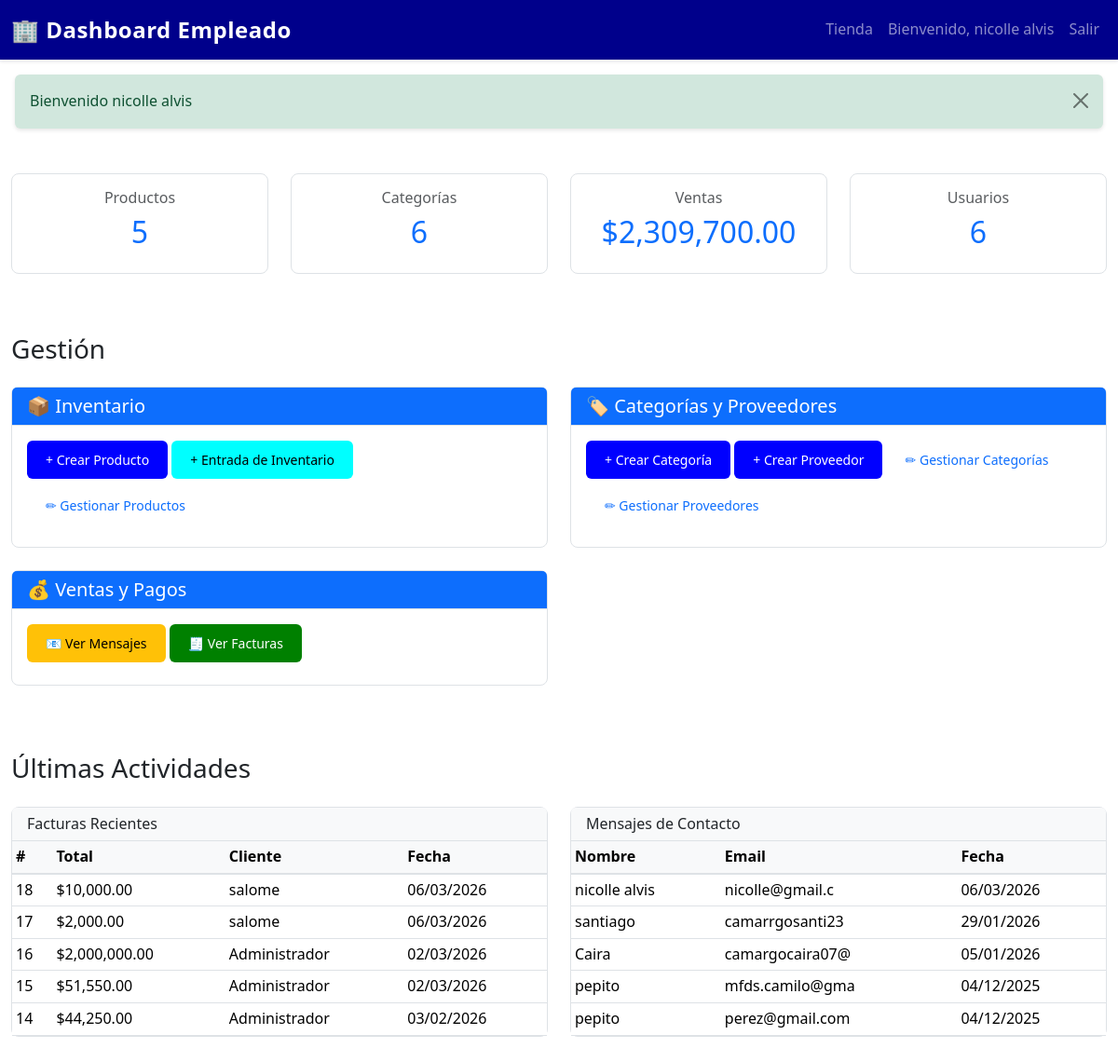
The app's page /FRONTEND/index.php?route=empleado/dashboard (signed in) with its own data.
### tables this page shows
CREATE TABLE `factura` (
  `idFACTURA` int(11) NOT NULL,
  `fechaFACTURA` date DEFAULT NULL,
  `idUSUARIO` int(11) DEFAULT NULL,
  `totalFACTURA` int(11) DEFAULT NULL
);

CREATE TABLE `usuario` (
  `idUSUARIO` int(11) NOT NULL,
  `numdocUSUARIO` int(11) DEFAULT NULL,
  `tipodocumenUSUARIO` varchar(20) DEFAULT NULL,
  `nomUSUARIO` varchar(30) DEFAULT NULL,
  `direcUSUARIO` varchar(120) DEFAULT NULL,
  `telUSUARIO` int(11) DEFAULT NULL,
  `emailUSUARIO` varchar(40) DEFAULT NULL,
  `pass` varchar(255) DEFAULT NULL,
  `rolUSUARIO` enum('admin','usuario','empleado') DEFAULT 'usuario',
  `cargoUSUARIO` varchar(20) DEFAULT NULL,
  `reset_token` varchar(255) DEFAULT NULL COMMENT 'Token para recuperaci?n de contrase?a',
  `reset_token_expira` datetime DEFAULT NULL COMMENT 'Fecha de expiraci?n del token',
  `fecha_creacion` timestamp NOT NULL DEFAULT current_timestamp() COMMENT 'Fecha de creaci?n del usuario',
  `fecha_actualizacion` timestamp NOT NULL DEFAULT current_timestamp() ON UPDATE current_timestamp() COMMENT 'Fecha ?ltima actualizaci?n'
);

CREATE TABLE `mensajes_contacto` (
  `id_mensaje` int(11) NOT NULL,
  `nombre` varchar(100) NOT NULL,
  `correo` varchar(100) NOT NULL,
  `telefono` varchar(20) DEFAULT NULL,
  `mensaje` text NOT NULL,
  `fecha_envio` timestamp NOT NULL DEFAULT current_timestamp()
);

### FRONTEND/models/ProductoModel.php (called while the page is built, shortened)
<?php
class ProductoModel {
    private $db;
    public function __construct($database) {
        $this->db = $database;
    }
    public function obtenerTodos() {
        $query = "SELECT p.*, c.nomCATEGORIA, pr.nomPROVEEDOR
                  FROM producto p
                  LEFT JOIN categoria c ON p.idCATEGORIA = c.idCATEGORIA
                  LEFT JOIN proveedor pr ON p.idPROVEEDOR = pr.idPROVEEDOR
                  ORDER BY p.idPRODUCTO DESC";
        $stmt = $this->db->prepare($query);
        $stmt->execute();
        return $stmt->fetchAll(PDO::FETCH_ASSOC);
    }
}

### FRONTEND/models/CategoriaModel.php (called while the page is built, shortened)
<?php
class CategoriaModel {
    private $db;
    public function __construct($database) {
        $this->db = $database;
    }
    public function contar() {
        $query = "SELECT COUNT(*) as total FROM categoria";
        $stmt = $this->db->prepare($query);
        $stmt->execute();
        $result = $stmt->fetch(PDO::FETCH_ASSOC);
        return $result['total'];
    }
}

### FRONTEND/models/FacturaModel.php (called while the page is built, shortened)
<?php
class FacturaModel {
    private $db;
    public function __construct($database) {
        $this->db = $database;
    }
    public function obtenerTodas() {
        $query = "SELECT f.*, u.nomUSUARIO, u.emailUSUARIO
                  FROM factura f
                  JOIN usuario u ON f.idUSUARIO = u.idUSUARIO
                  ORDER BY f.fechaFACTURA DESC";
        $stmt = $this->db->prepare($query);
        $stmt->execute();
        return $stmt->fetchAll(PDO::FETCH_ASSOC);
    }
    public function obtenerTotal() {
        $query = "SELECT SUM(totalFACTURA) as total FROM factura";
        $stmt = $this->db->prepare($query);
        $stmt->execute();
        $result = $stmt->fetch(PDO::FETCH_ASSOC);
        return $result['total'] ?? 0;
    }
}

### FRONTEND/models/UsuarioModel.php (called while the page is built, shortened)
<?php
class UsuarioModel {
    private $db;
    public function __construct($database) {
        $this->db = $database;
    }
    public function contar() {
        return $this->db->query("SELECT COUNT(*) FROM usuario")->fetchColumn();
    }
}

### FRONTEND/models/MensajeModel.php (called while the page is built, shortened)
<?php
class MensajeModel {
    private $db;
    public function __construct($database) {
        $this->db = $database;
    }
public function obtenerRecientes($limit = 5) {
    $limit = (int)$limit;
    $query = "SELECT * FROM mensajes_contacto
              ORDER BY fecha_envio DESC
              LIMIT $limit";
    $stmt = $this->db->prepare($query);
    $stmt->execute();
    return $stmt->fetchAll(PDO::FETCH_ASSOC);
    }
}

### FRONTEND/views/empleado/dashboard_empleado.php (the view, shortened to what this page needs)
<?php
require_once 'models/ProductoModel.php';
require_once 'models/CategoriaModel.php';
require_once 'models/UsuarioModel.php';
require_once 'models/FacturaModel.php';
require_once 'models/MensajeModel.php';
$db = new Database();
$conn = $db->connect();
$productoModel = new ProductoModel($conn);
$categoriaModel = new CategoriaModel($conn);
$usuarioModel = new UsuarioModel($conn);
$facturaModel = new FacturaModel($conn);
$mensajeModel = new MensajeModel($conn);
?>
<!DOCTYPE html>
<html lang="es">
<head>
    <link href="https://cdn.jsdelivr.net/npm/bootstrap@5.3.0/dist/css/bootstrap.min.css" rel="stylesheet">
    <link rel="stylesheet" href="assets/css/styles.css">
</head>
<body>
    <nav class="navbar navbar-expand-lg navbar-dark bg-dark-blue">
        <div class="container-fluid">
            <a class="navbar-brand fw-bold" href="index.php?route=empleado/dashboard">🏢 Dashboard Empleado</a>
            <div class="collapse navbar-collapse" id="navbarNav">
                <ul class="navbar-nav ms-auto">
                    <li class="nav-item">
                        <a class="nav-link" href="index.php?route=index">Tienda</a>
                    </li>
                    <li class="nav-item">
                        <span class="nav-link">Bienvenido, <?= $_SESSION['usuario_nombre'] ?></span>
                    </li>
                    <li class="nav-item">
                        <a class="nav-link" href="index.php?route=logout">Salir</a>
                    </li>
                </ul>
            </div>
        </div>
    </nav>
    <?php if (isset($_SESSION['success'])): ?>
        <div class="alert alert-success alert-dismissible fade show m-3" role="alert">
            <?= $_SESSION['success'] ?>
            <button type="button" class="btn-close" data-bs-dismiss="alert"></button>
        </div>
    <?php endif; ?>
    <div class="container-fluid my-5">
        <div class="row mb-5">
            <div class="col-md-3 mb-3">
                <div class="card text-center">
                    <div class="card-body">
                        <h6 class="card-title text-muted">Productos</h6>
                        <h2 class="text-primary"><?= $productoModel->obtenerTodos() ? count($productoModel->obtenerTodos()) : 0 ?></h2>
                    </div>
                </div>
            </div>
            <div class="col-md-3 mb-3">
                <div class="card text-center">
                    <div class="card-body">
                        <h6 class="card-title text-muted">Categorías</h6>
                        <h2 class="text-primary"><?= $categoriaModel->contar() ?></h2>
                    </div>
                </div>
            </div>
            <div class="col-md-3 mb-3">
                <div class="card text-center">
                    <div class="card-body">
                        <h6 class="card-title text-muted">Ventas</h6>
                        <h2 class="text-primary">$<?= number_format($facturaModel->obtenerTotal(), 2) ?></h2>
                    </div>
                </div>
            </div>
            <div class="col-md-3 mb-3">
                <div class="card text-center">
                    <div class="card-body">
                        <h6 class="card-title text-muted">Usuarios</h6>
                        <h2 class="text-primary"><?= $usuarioModel->contar() ?></h2>
                    </div>
                </div>
            </div>
        </div>
        <h3 class="mb-4">Gestión</h3>
        <div class="row">
            <div class="col-md-6 mb-4">
                <div class="card">
                    <div class="card-header bg-primary-blue text-white">
                        <h5 class="mb-0">📦 Inventario</h5>
                    </div>
                    <div class="card-body">
                        <a href="index.php?route=admin/producto/crear" class="btn btn-primary btn-sm mb-2">+ Crear Producto</a>
                        <a href="index.php?route=admin/entrada/crear" class="btn btn-info btn-sm mb-2">+ Entrada de Inventario</a>
                        <a href="index.php?route=admin/producto/listar" class="btn btn-outline-primary btn-sm mb-2">✏ Gestionar Productos</a>
                    </div>
                </div>
            </div>
            <div class="col-md-6 mb-4">
                <div class="card">
                    <div class="card-header bg-primary-blue text-white">
                        <h5 class="mb-0">🏷️ Categorías y Proveedores</h5>
                    </div>
                    <div class="card-body">
                        <a href="index.php?route=admin/categoria/crear" class="btn btn-primary btn-sm mb-2">+ Crear Categoría</a>
                        <a href="index.php?route=admin/proveedor/crear" class="btn btn-primary btn-sm mb-2">+ Crear Proveedor</a>
                        <a href="index.php?route=admin/categoria/listar" class="btn btn-outline-primary btn-sm mb-2"> ✏ Gestionar Categorías </a>
                        <a href="index.php?route=admin/proveedor/listar" class="btn btn-outline-primary btn-sm mb-2">✏ Gestionar Proveedores</a>
                    </div>
                </div>
            </div>
            <div class="col-md-6 mb-4">
                <div class="card">
                    <div class="card-header bg-primary-blue text-white">
                        <h5 class="mb-0">💰 Ventas y Pagos</h5>
                    </div>
                    <div class="card-body">
                        <a href="index.php?route=admin/mensajes" class="btn btn-warning btn-sm mb-2">📧 Ver Mensajes</a>
                        <a href="index.php?route=admin/factura/listar" class="btn btn-success btn-sm mb-2">🧾 Ver Facturas</a>
                    </div>
                </div>
            </div>
        </div>
        <h3 class="mb-4 mt-5">Últimas Actividades</h3>
        <div class="row">
            <div class="col-md-6 mb-4">
                <div class="card">
                    <div class="card-header bg-light">
                        <h6 class="mb-0">Facturas Recientes</h6>
                    </div>
                    <div class="table-responsive">
                        <table class="table table-sm table-hover mb-0">
                            <thead class="table-light">
                                <tr>
                                    <th>#</th>
                                    <th>Total</th>
                                    <th>Cliente</th>
                                    <th>Fecha</th>
                                </tr>
                            </thead>
                            <tbody>
                                <?php
                                $facturas = $facturaModel->obtenerTodas();
                                foreach (array_slice($facturas, 0, 5) as $factura):
                                ?>
                                    <tr>
                                        <td><?= $factura['idFACTURA'] ?></td>
                                        <td>$<?= number_format($factura['totalFACTURA'], 2) ?></td>
                                        <td><?= htmlspecialchars(substr($factura['nomUSUARIO'], 0, 20)) ?></td>
                                        <td><?= date('d/m/Y', strtotime($factura['fechaFACTURA'])) ?></td>
                                    </tr>
                                <?php endforeach; ?>
                            </tbody>
                        </table>
                    </div>
                </div>
            </div>
            <div class="col-md-6 mb-4">
                <div class="card">
                    <div class="card-header bg-light">
                        <h6 class="mb-0">Mensajes de Contacto</h6>
                    </div>
                    <div class="table-responsive">
                        <table class="table table-sm table-hover mb-0">
                            <thead class="table-light">
                                <tr>
                                    <th>Nombre</th>
                                    <th>Email</th>
                                    <th>Fecha</th>
                                </tr>
                            </thead>
                            <tbody>
                                <?php
                                $mensajes = $mensajeModel->obtenerRecientes(5);
                                foreach ($mensajes as $msg):
                                ?>
                                    <tr>
                                        <td><?= htmlspecialchars(substr($msg['nombre'], 0, 15)) ?></td>
                                        <td><?= htmlspecialchars(substr($msg['correo'], 0, 15)) ?></td>
                                        <td><?= date('d/m/Y', strtotime($msg['fecha_envio'])) ?></td>
                                    </tr>
                                <?php endforeach; ?>
                            </tbody>
                        </table>
                    </div>
                </div>
            </div>
        </div>
    </div>
</body>
</html>

### FRONTEND/assets/css/styles.css (style rules this page uses)
:root { --primary-blue: #0d6efd; --dark-blue: #003566; --white: #ffffff; --light-gray: #f8f9fa; --text-dark: #212529; --border-color: #dee2e6; }
* { margin: 0; padding: 0; box-sizing: border-box; }
body { font-family: 'Segoe UI', Tahoma, Geneva, Verdana, sans-serif; line-height: 1.6; color: var(--text-dark); background-color: #ffffff; }
.bg-primary-blue { background-color: var(--primary-blue) !important; }
.bg-dark-blue { background-color: var(--dark-blue) !important; }
.navbar { box-shadow: 0 2px 4px rgba(0, 0, 0, 0.1); background-color: darkblue !important; }
.navbar-brand { font-size: 1.5rem; letter-spacing: 0.5px; }
.nav-link { transition: color 0.3s ease; font-weight: 500; }
.card { border: 1px solid var(--border-color); border-radius: 8px; transition: transform 0.3s ease, box-shadow 0.3s ease; }
.card-header { border-bottom: 1px solid var(--border-color); font-weight: 600; }
.btn { border-radius: 6px; font-weight: 500; transition: all 0.3s ease; border: none; padding: 10px 20px; }
.btn-primary { background-color: blue; color: white; }
.btn-success { background-color: green; }
.btn-info { background-color: cyan; }
.btn-warning { background-color: #ffc107; color: #000; }
.table { margin-bottom: 0; --bs-table-color: black; }
.table thead { border-bottom: 2px solid var(--border-color); }
.alert { border-radius: 6px; border: none; box-shadow: 0 2px 4px rgba(0, 0, 0, 0.1); }
.alert-success { background-color: #d1e7dd; color: #0f5132; }
.text-muted { color: #6c757d; }

### records on screen
factura: idFACTURA "18", totalFACTURA "10,000.00", idUSUARIO.nomUSUARIO "salome", fechaFACTURA "06/03/2026"
factura: idFACTURA "17", totalFACTURA "2,000.00", idUSUARIO.nomUSUARIO "salome", fechaFACTURA "06/03/2026"
factura: idFACTURA "16", totalFACTURA "2,000,000.00", idUSUARIO.nomUSUARIO "Administrador", fechaFACTURA "02/03/2026"
factura: idFACTURA "15", totalFACTURA "51,550.00", idUSUARIO.nomUSUARIO "Administrador", fechaFACTURA "02/03/2026"
factura: idFACTURA "14", totalFACTURA "44,250.00", idUSUARIO.nomUSUARIO "Administrador", fechaFACTURA "03/02/2026"
mensajes_contacto: nombre "nicolle alvis", correo "nicolle@gmail.c", fecha_envio "06/03/2026"
mensajes_contacto: nombre "santiago", correo "camarrgosanti23", fecha_envio "29/01/2026"
mensajes_contacto: nombre "Caira", correo "camargocaira07@", fecha_envio "05/01/2026"
mensajes_contacto: nombre "pepito", correo "mfds.camilo@gma", fecha_envio "04/12/2025"
mensajes_contacto: nombre "pepito", correo "perez@gmail.com", fecha_envio "04/12/2025"

### other values on screen
$_SESSION['usuario_nombre'] "nicolle alvis"
$_SESSION['success'] "Bienvenido nicolle alvis"
count($productoModel->obtenerTodos()) "5"
$categoriaModel->contar() "6"
$facturaModel->obtenerTotal() "2,309,700.00"
$usuarioModel->contar() "6"
